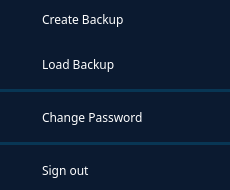
<?xml version="1.0" encoding="UTF-8"?>
<ui version="4.0">
 <class>Form</class>
 <widget class="QWidget" name="Form">
  <property name="geometry">
   <rect>
    <x>0</x>
    <y>0</y>
    <width>230</width>
    <height>190</height>
   </rect>
  </property>
  <property name="minimumSize">
   <size>
    <width>230</width>
    <height>190</height>
   </size>
  </property>
  <property name="maximumSize">
   <size>
    <width>230</width>
    <height>204</height>
   </size>
  </property>
  <layout class="QVBoxLayout" name="verticalLayout_2">
   <property name="spacing">
    <number>0</number>
   </property>
   <property name="leftMargin">
    <number>0</number>
   </property>
   <property name="topMargin">
    <number>0</number>
   </property>
   <property name="rightMargin">
    <number>0</number>
   </property>
   <property name="bottomMargin">
    <number>0</number>
   </property>
   <item>
    <widget class="QWidget" name="widget" native="true">
     <property name="styleSheet">
      <string notr="true">QWidget {
	background: #0B1A30;
	color: white; 
	font-family: Barlow
}
</string>
     </property>
     <layout class="QVBoxLayout" name="verticalLayout">
      <property name="leftMargin">
       <number>0</number>
      </property>
      <property name="topMargin">
       <number>0</number>
      </property>
      <property name="rightMargin">
       <number>0</number>
      </property>
      <property name="bottomMargin">
       <number>0</number>
      </property>
      <item>
       <widget class="QWidget" name="create" native="true">
        <layout class="QHBoxLayout" name="horizontalLayout">
         <property name="spacing">
          <number>10</number>
         </property>
         <property name="leftMargin">
          <number>10</number>
         </property>
         <property name="topMargin">
          <number>10</number>
         </property>
         <property name="rightMargin">
          <number>10</number>
         </property>
         <property name="bottomMargin">
          <number>10</number>
         </property>
         <item>
          <widget class="QLabel" name="label_5">
           <property name="minimumSize">
            <size>
             <width>22</width>
             <height>22</height>
            </size>
           </property>
           <property name="maximumSize">
            <size>
             <width>22</width>
             <height>22</height>
            </size>
           </property>
           <property name="text">
            <string/>
           </property>
           <property name="pixmap">
            <pixmap resource="C:/Users/moral/Desktop/Resources/Resources.qrc">:/icons/create_backup.png</pixmap>
           </property>
           <property name="scaledContents">
            <bool>false</bool>
           </property>
           <property name="alignment">
            <set>Qt::AlignCenter</set>
           </property>
          </widget>
         </item>
         <item>
          <widget class="QLabel" name="label_6">
           <property name="font">
            <font>
             <family>Barlow</family>
             <pointsize>9</pointsize>
            </font>
           </property>
           <property name="text">
            <string>Create Backup</string>
           </property>
          </widget>
         </item>
        </layout>
       </widget>
      </item>
      <item>
       <widget class="QWidget" name="load" native="true">
        <layout class="QHBoxLayout" name="horizontalLayout_3">
         <property name="spacing">
          <number>10</number>
         </property>
         <property name="leftMargin">
          <number>10</number>
         </property>
         <property name="topMargin">
          <number>10</number>
         </property>
         <property name="rightMargin">
          <number>10</number>
         </property>
         <property name="bottomMargin">
          <number>10</number>
         </property>
         <item>
          <widget class="QLabel" name="label_9">
           <property name="minimumSize">
            <size>
             <width>22</width>
             <height>22</height>
            </size>
           </property>
           <property name="maximumSize">
            <size>
             <width>22</width>
             <height>22</height>
            </size>
           </property>
           <property name="text">
            <string/>
           </property>
           <property name="pixmap">
            <pixmap resource="C:/Users/moral/Desktop/Resources/Resources.qrc">:/icons/load backup.png</pixmap>
           </property>
           <property name="scaledContents">
            <bool>false</bool>
           </property>
           <property name="alignment">
            <set>Qt::AlignCenter</set>
           </property>
          </widget>
         </item>
         <item>
          <widget class="QLabel" name="label_10">
           <property name="font">
            <font>
             <family>Barlow</family>
             <pointsize>9</pointsize>
            </font>
           </property>
           <property name="text">
            <string>Load Backup</string>
           </property>
          </widget>
         </item>
        </layout>
       </widget>
      </item>
      <item>
       <widget class="Line" name="line_2">
        <property name="styleSheet">
         <string notr="true">color: #083654;</string>
        </property>
        <property name="frameShadow">
         <enum>QFrame::Plain</enum>
        </property>
        <property name="lineWidth">
         <number>3</number>
        </property>
        <property name="orientation">
         <enum>Qt::Horizontal</enum>
        </property>
       </widget>
      </item>
      <item>
       <widget class="QWidget" name="change" native="true">
        <layout class="QHBoxLayout" name="horizontalLayout_2">
         <property name="spacing">
          <number>10</number>
         </property>
         <property name="leftMargin">
          <number>10</number>
         </property>
         <property name="topMargin">
          <number>10</number>
         </property>
         <property name="rightMargin">
          <number>10</number>
         </property>
         <property name="bottomMargin">
          <number>10</number>
         </property>
         <item>
          <widget class="QLabel" name="label_7">
           <property name="minimumSize">
            <size>
             <width>22</width>
             <height>22</height>
            </size>
           </property>
           <property name="maximumSize">
            <size>
             <width>22</width>
             <height>22</height>
            </size>
           </property>
           <property name="text">
            <string/>
           </property>
           <property name="pixmap">
            <pixmap resource="C:/Users/moral/Desktop/Resources/Resources.qrc">:/icons/user_edit.png</pixmap>
           </property>
           <property name="scaledContents">
            <bool>false</bool>
           </property>
           <property name="alignment">
            <set>Qt::AlignCenter</set>
           </property>
          </widget>
         </item>
         <item>
          <widget class="QLabel" name="label_8">
           <property name="font">
            <font>
             <family>Barlow</family>
             <pointsize>9</pointsize>
            </font>
           </property>
           <property name="text">
            <string>Change Password</string>
           </property>
          </widget>
         </item>
        </layout>
       </widget>
      </item>
      <item>
       <widget class="Line" name="line">
        <property name="styleSheet">
         <string notr="true">color: #083654;</string>
        </property>
        <property name="frameShadow">
         <enum>QFrame::Plain</enum>
        </property>
        <property name="lineWidth">
         <number>3</number>
        </property>
        <property name="orientation">
         <enum>Qt::Horizontal</enum>
        </property>
       </widget>
      </item>
      <item>
       <widget class="QWidget" name="signout" native="true">
        <layout class="QHBoxLayout" name="horizontalLayout_4">
         <property name="spacing">
          <number>10</number>
         </property>
         <property name="leftMargin">
          <number>10</number>
         </property>
         <property name="topMargin">
          <number>10</number>
         </property>
         <property name="rightMargin">
          <number>10</number>
         </property>
         <property name="bottomMargin">
          <number>10</number>
         </property>
         <item>
          <widget class="QLabel" name="label_11">
           <property name="minimumSize">
            <size>
             <width>22</width>
             <height>22</height>
            </size>
           </property>
           <property name="maximumSize">
            <size>
             <width>22</width>
             <height>22</height>
            </size>
           </property>
           <property name="text">
            <string/>
           </property>
           <property name="pixmap">
            <pixmap resource="C:/Users/moral/Desktop/Resources/Resources.qrc">:/icons/sign_out.png</pixmap>
           </property>
           <property name="scaledContents">
            <bool>false</bool>
           </property>
           <property name="alignment">
            <set>Qt::AlignCenter</set>
           </property>
          </widget>
         </item>
         <item>
          <widget class="QLabel" name="label_12">
           <property name="font">
            <font>
             <family>Barlow</family>
             <pointsize>9</pointsize>
            </font>
           </property>
           <property name="text">
            <string>Sign out</string>
           </property>
          </widget>
         </item>
        </layout>
       </widget>
      </item>
     </layout>
    </widget>
   </item>
  </layout>
 </widget>
 <resources>
  <include location="C:/Users/moral/Desktop/Resources/Resources.qrc"/>
 </resources>
 <connections/>
</ui>
